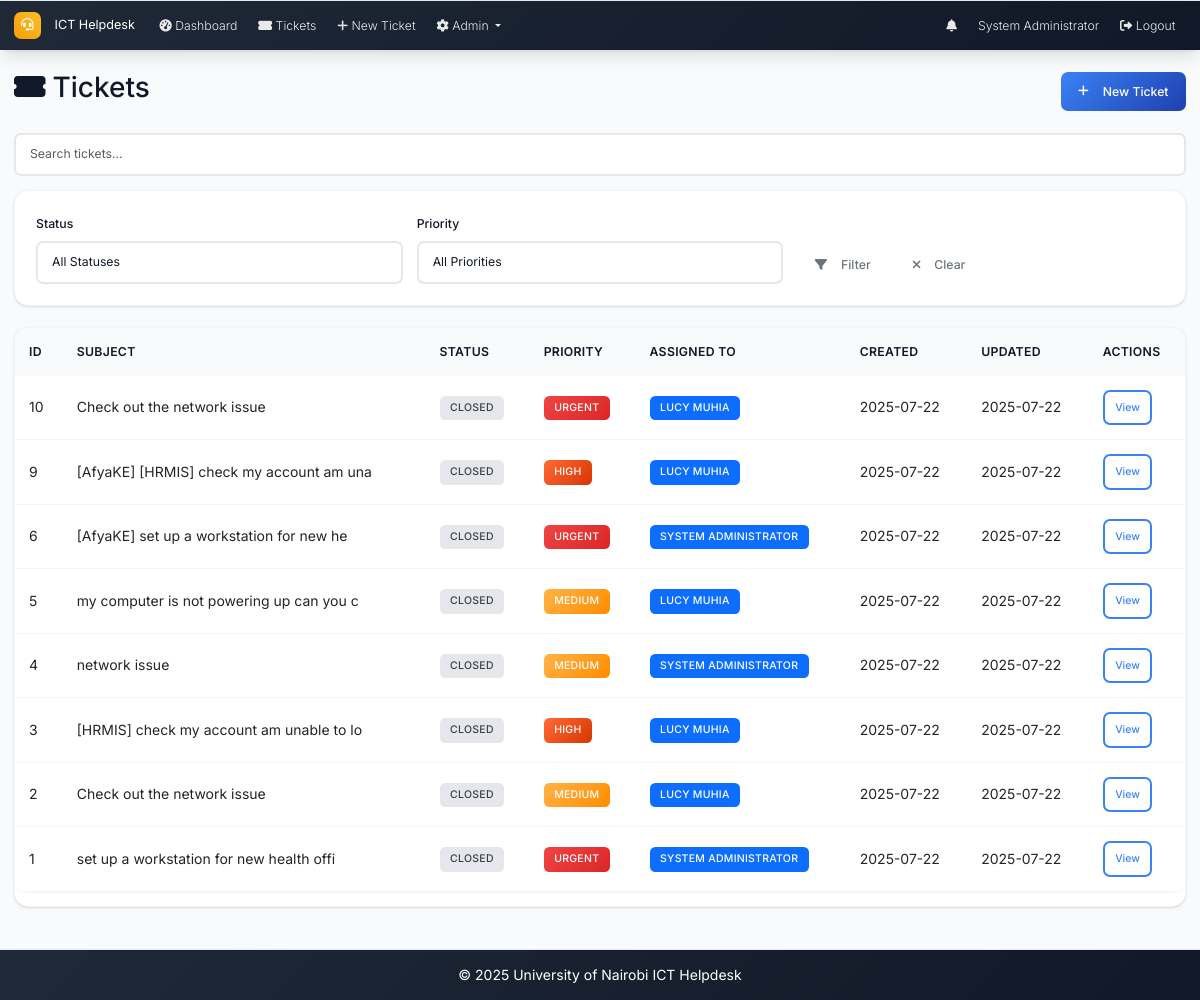
Page /tickets (signed in) on the earlier database version.
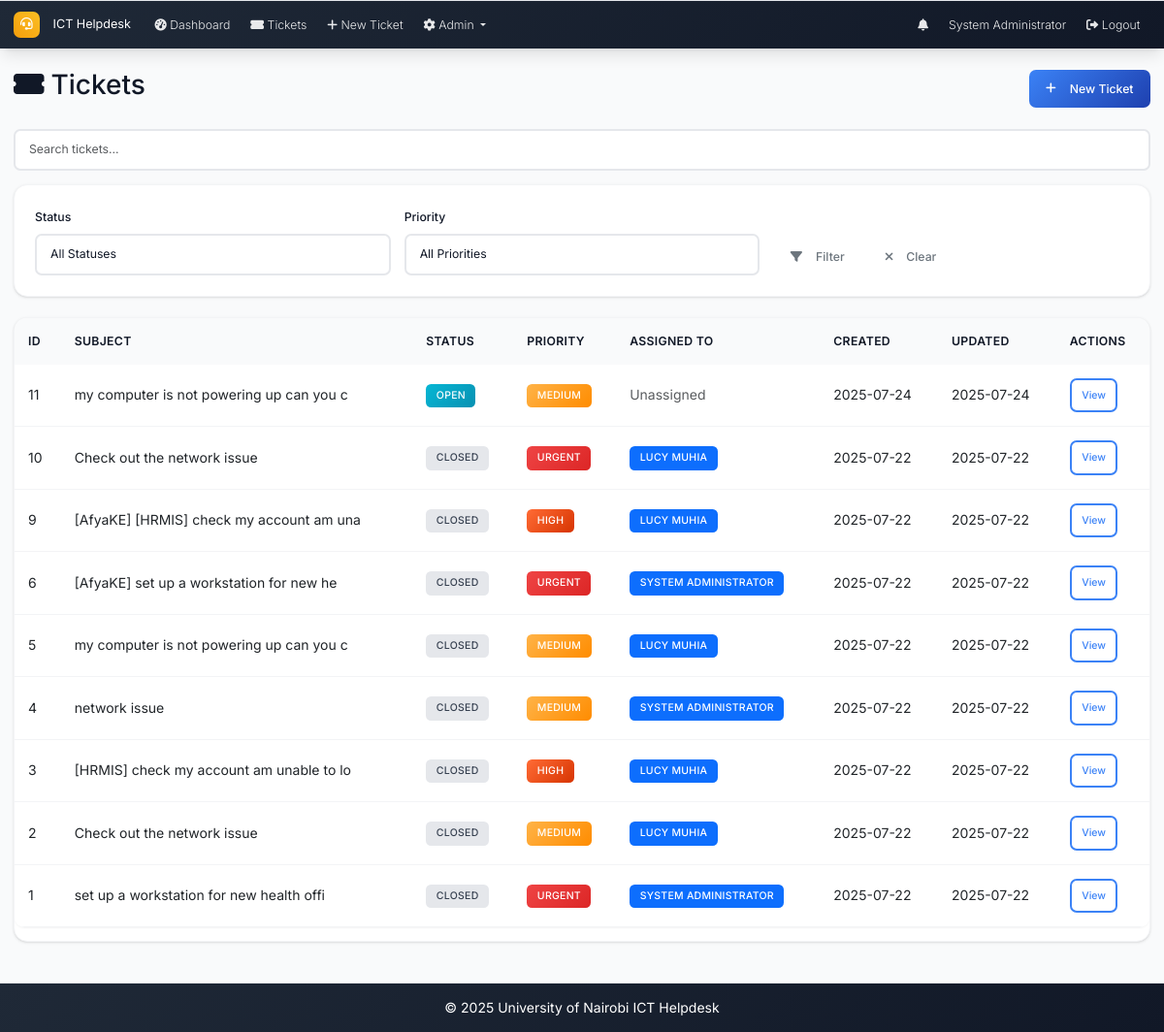
Same page on the later database version.
### models.py (models this page shows, shortened)
class User(UserMixin, db.Model):
    id = db.Column(db.Integer, primary_key=True)
    username = db.Column(db.String(64), unique=True, nullable=False)
    email = db.Column(db.String(120), unique=True, nullable=False)
    password_hash = db.Column(db.String(256), nullable=False)
    full_name = db.Column(db.String(100), nullable=False)
    role = db.Column(db.String(20), nullable=False, default='user')  # admin, intern, user
    created_at = db.Column(db.DateTime, default=datetime.utcnow)
    is_active = db.Column(db.Boolean, default=True)
    is_verified = db.Column(db.Boolean, default=False)
    verification_token = db.Column(db.String(128), nullable=True)
    tickets_created = db.relationship('Ticket', foreign_keys='Ticket.created_by_id', backref='creator', lazy='dynamic')
    assigned_tickets = db.relationship('Ticket', secondary='ticket_assignees', back_populates='assignees', lazy='selectin')
    comments = db.relationship('Comment', backref='author', lazy='dynamic')

class Ticket(db.Model):
    id = db.Column(db.Integer, primary_key=True)
    location = db.Column(db.String(200), nullable=False)
    description = db.Column(Text, nullable=False)
    status = db.Column(db.String(20), nullable=False, default='open')  # open, in_progress, resolved, closed
    priority = db.Column(db.String(20), nullable=False, default='medium')  # low, medium, high, urgent
    created_at = db.Column(db.DateTime, default=datetime.utcnow)
    updated_at = db.Column(db.DateTime, default=datetime.utcnow, onupdate=datetime.utcnow)
    closed_at = db.Column(db.DateTime)
    closed_by_id = db.Column(db.Integer, db.ForeignKey('user.id'), nullable=True)
    due_date = db.Column(db.DateTime, nullable=True)
    created_by_id = db.Column(db.Integer, db.ForeignKey('user.id'), nullable=True)
    category_id = db.Column(db.Integer, db.ForeignKey('category.id'))
    comments = db.relationship('Comment', backref='ticket', lazy='dynamic', cascade='all, delete-orphan')
    attachments = db.relationship('Attachment', backref='ticket', lazy='dynamic', cascade='all, delete-orphan')
    assignees = db.relationship('User', secondary=ticket_assignees, back_populates='assigned_tickets', lazy='selectin')
    closed_by = db.relationship('User', foreign_keys=[closed_by_id], backref='closed_tickets')

### routes.py (the view)
@app.route('/tickets')
@login_required
def tickets_list():
    page = request.args.get('page', 1, type=int)
    status_filter = request.args.get('status', '')
    priority_filter = request.args.get('priority', '')
    query = Ticket.query
    if current_user.role == 'user':
        query = query.filter_by(created_by_id=current_user.id)
    elif current_user.role == 'intern':
        if status_filter == 'assigned':
            query = query.filter(Ticket.assignees.any(id=current_user.id))
            status_filter = ''  # Clear status filter since we're showing all assigned tickets
        else:
            query = query.filter(Ticket.assignees.any(id=current_user.id))
    if status_filter:
        query = query.filter_by(status=status_filter)
    if priority_filter:
        query = query.filter_by(priority=priority_filter)
    tickets = query.order_by(desc(Ticket.created_at)).paginate(
        page=page, per_page=10, error_out=False
    )
    return render_template('tickets_list.html', tickets=tickets, status_filter=status_filter, priority_filter=priority_filter)

### app.py (called while the page is built)
@login_manager.user_loader
def load_user(user_id):
    from models import User
    return User.query.get(int(user_id))

@app.context_processor
def inject_now():
    return {'now': datetime.utcnow}

### routes.py (called while the page is built)
@app.context_processor
def inject_datetime():
    return dict(datetime=datetime)

### templates/tickets_list.html (shortened to what this page needs)
{% extends "base.html" %}
{% block content %}
<div class="d-flex justify-content-between align-items-center mb-4">
    <h2><i class="fas fa-ticket-alt me-2"></i>Tickets</h2>
    <a href="{{ url_for('new_ticket') }}" class="btn btn-primary">
        <i class="fas fa-plus me-2"></i>New Ticket
    </a>
</div>
<div class="mb-3">
    <input type="text" id="ticket-search" class="form-control" placeholder="Search tickets...">
</div>
<div class="card mb-4">
    <div class="card-body">
        <form method="GET" class="row g-3">
            <div class="col-md-4">
                <label class="form-label">Status</label>
                <select name="status" class="form-control">
                    <option value="">All Statuses</option>
                </select>
            </div>
            <div class="col-md-4">
                <label class="form-label">Priority</label>
                <select name="priority" class="form-control">
                    <option value="">All Priorities</option>
                </select>
            </div>
            <div class="col-md-4 d-flex align-items-end">
                <button type="submit" class="btn btn-outline-secondary me-2">
                    <i class="fas fa-filter me-2"></i>Filter
                </button>
                <a href="{{ url_for('tickets_list') }}" class="btn btn-outline-secondary">
                    <i class="fas fa-times me-2"></i>Clear
                </a>
            </div>
        </form>
    </div>
</div>
<div class="card">
    <div class="table-responsive">
        <table class="table" id="tickets-table">
            <thead>
                <tr>
                    <th>ID</th>
                    <th>Subject</th>
                    <th>Status</th>
                    <th>Priority</th>
                    <th>Assigned To</th>
                    <th>Created</th>
                    <th>Updated</th>
                    <th>Actions</th>
                </tr>
            </thead>
            <tbody>
                {% for ticket in tickets.items %}
                <tr>
                    <td>{{ ticket.id }}</td>
                    <td>{{ ticket.title or ticket.description[:40] }}</td>
                    <td><span class="badge badge-status-{{ ticket.status|replace(' ', '_') }}">{{ ticket.status.title() }}</span></td>
                    <td><span class="badge priority-{{ ticket.priority }}">{{ ticket.priority.title() }}</span></td>
                    <td>
                        {% if ticket.assignees|length > 0 %}
                            {% for user in ticket.assignees %}
                                <span class="badge bg-primary">{{ user.full_name }}</span>{% if not loop.last %} {% endif %}
                            {% endfor %}
                        {% else %}
                            <span class="text-muted">Unassigned</span>
                        {% endif %}
                    </td>
                    <td>{{ ticket.created_at.strftime('%Y-%m-%d') }}</td>
                    <td>{{ ticket.updated_at.strftime('%Y-%m-%d') }}</td>
                    <td>
                        <a href="{{ url_for('ticket_detail', id=ticket.id) }}" class="btn btn-sm btn-outline-primary">View</a>
                    </td>
                </tr>
                {% endfor %}
            </tbody>
        </table>
    </div>
</div>
{% endblock %}

### templates/base.html (shortened to what this page needs)
<!DOCTYPE html>
<html lang="en">
<head>
    <link href="https://cdn.jsdelivr.net/npm/bootstrap@5.3.0/dist/css/bootstrap.min.css" rel="stylesheet">
    <link href="https://cdnjs.cloudflare.com/ajax/libs/font-awesome/6.0.0/css/all.min.css" rel="stylesheet">
    <link href="{{ url_for('static', filename='css/custom.css') }}" rel="stylesheet">
</head>
<body>
    <nav class="navbar navbar-expand-lg navbar-dark footer-sky">
        <div class="container-fluid px-3">
            <a class="navbar-brand" href="{{ url_for('index') }}">
                <i class="fas fa-headset me-2"></i>ICT Helpdesk
            </a>
            <div class="collapse navbar-collapse" id="navbarNav">
                <ul class="navbar-nav me-auto mb-2 mb-lg-0">
                    {% if current_user.is_authenticated %}
                    <li class="nav-item">
                        <a class="nav-link" href="{{ url_for('dashboard') }}">
                            <i class="fas fa-tachometer-alt me-1"></i>Dashboard
                        </a>
                    </li>
                    <li class="nav-item">
                        <a class="nav-link" href="{{ url_for('tickets_list') }}">
                            <i class="fas fa-ticket-alt me-1"></i>Tickets
                        </a>
                    </li>
                    <li class="nav-item">
                        <a class="nav-link" href="{{ url_for('new_ticket') }}">
                            <i class="fas fa-plus me-1"></i>New Ticket
                        </a>
                    </li>
                    {% if current_user.role == 'admin' %}
                    <li class="nav-item dropdown">
                        <a class="nav-link dropdown-toggle" href="#" role="button" data-bs-toggle="dropdown" aria-expanded="false">
                            <i class="fas fa-cog me-1"></i>Admin
                        </a>
                    </li>
                    {% endif %}
                    {% endif %}
                </ul>
                <ul class="navbar-nav ms-auto mb-2 mb-lg-0">
                    {% if current_user.is_authenticated %}
                    {% if current_user.role in ['admin', 'intern'] %}
                    <li class="nav-item dropdown">
                        <a class="nav-link position-relative" href="#" id="notificationsDropdown" role="button" data-bs-toggle="dropdown" aria-expanded="false">
                            <i class="fas fa-bell"></i>
                        </a>
                    </li>
                    {% endif %}
                    <li class="nav-item">
                        <span class="nav-link">{{ current_user.full_name }}</span>
                    </li>
                    <li class="nav-item">
                        <a class="nav-link" href="{{ url_for('logout') }}"><i class="fas fa-sign-out-alt"></i> Logout</a>
                    </li>
                    {% endif %}
                </ul>
            </div>
        </div>
    </nav>
    <main class="container-fluid my-4 px-3">
        {% block content %}{% endblock %}
    </main>
    <footer class="footer-sky py-3 mt-5">
        <div class="container text-center">
            <span>&copy; {{ datetime.utcnow().year }} University of Nairobi ICT Helpdesk</span>
        </div>
    </footer>
</body>
</html>

Differences in the rows shown:
added Ticket: id "11", description "my computer is not powering up can you c", status "OPEN", priority "MEDIUM", shows "Unassigned", created_at "2025-07-24", updated_at "2025-07-24"
